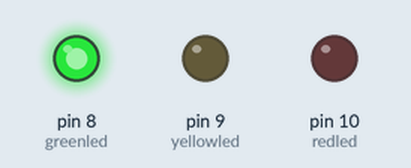
The sketch below on a simulated Arduino Uno, built with avr-gcc and run on an emulated ATmega328P. On the bench: output pins drawn as LEDs (lit = HIGH).

Above: at 2.5 s.
At 6.0 s:
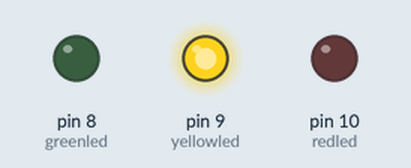
At 9.5 s:
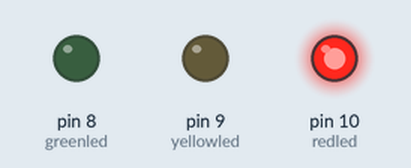
Timing chart, 0 to 15.6 s (numbered marks = the images above):
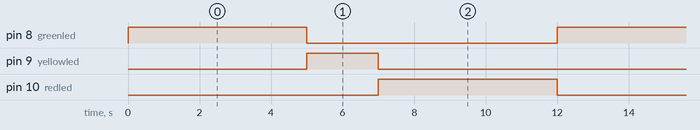

The sketch:

Simple_Traffic_Light_Controller.ino
```cpp
/*
  Traffic Light
  This is a simple traffic light controller
 */

int greenled = 8; //Led's and pins
int yellowled = 9;
int redled = 10;

void setup()
{
pinMode(greenled, OUTPUT); //Pinmodes of the leds
pinMode(yellowled, OUTPUT);
pinMode(redled, OUTPUT);
}

void loop()
{
digitalWrite(greenled, HIGH); //Green on for 5 seconds
delay(5000);
digitalWrite(greenled, LOW); //Green off, yellow on for 2 seconds
digitalWrite(yellowled, HIGH);
delay(2000);
digitalWrite(yellowled, LOW); //yellow off, red on for 5 seconds
digitalWrite(redled, HIGH);
delay(5000);
digitalWrite(redled, LOW); //Red and Yellow off
digitalWrite(yellowled, LOW);
}
```

Measured:
- by itself, pin 8 (greenled), pin 10 (redled): alternates HIGH for 5.0 s and LOW for 7.0 s
- by itself, pin 9 (yellowled): alternates HIGH for 2.0 s and LOW for 10.0 s
- by itself, everything shown: repeats every 12.0 s, in 4 steps
